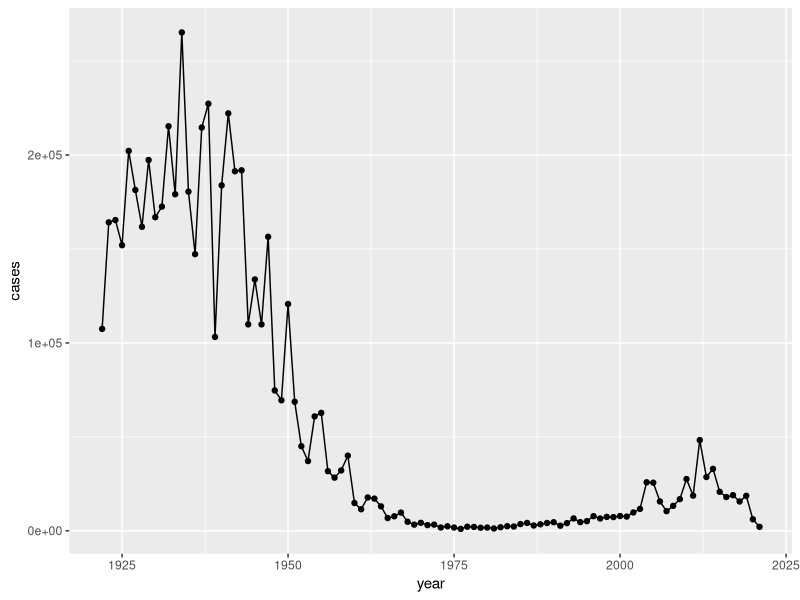
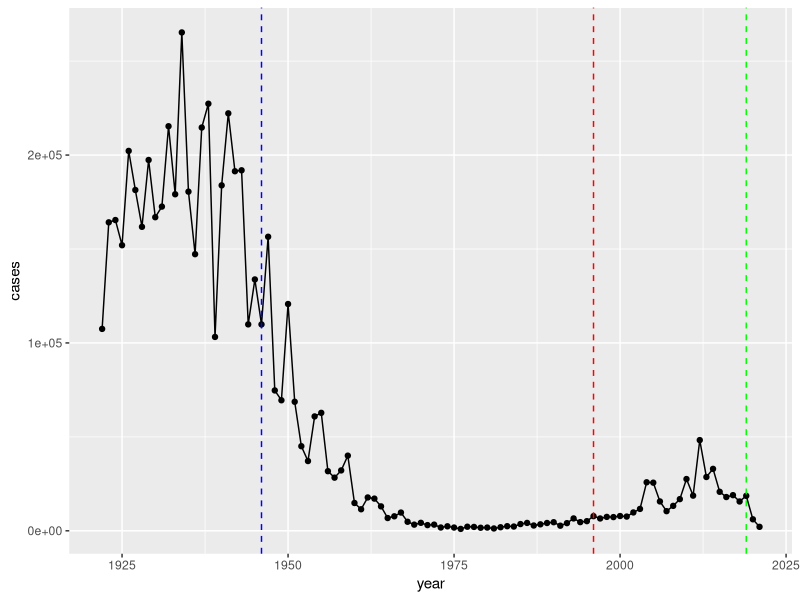

Generate these figures, in order, with R: (Note: this script raises an error after producing the figures.)
## ---- chunk 1
#/ echo=FALSE

cdc<-data.frame(year = c(1922L,1923L,1924L,1925L,1926L,
                                        1927L,1928L,1929L,1930L,1931L,1932L,
                                        1933L,1934L,1935L,1936L,1937L,1938L,
                                        1939L,1940L,1941L,1942L,1943L,
                                        1944L,1945L,1946L,1947L,1948L,1949L,
                                        1950L,1951L,1952L,1953L,1954L,1955L,
                                        1956L,1957L,1958L,1959L,1960L,
                                        1961L,1962L,1963L,1964L,1965L,1966L,
                                        1967L,1968L,1969L,1970L,1971L,1972L,
                                        1973L,1974L,1975L,1976L,1977L,1978L,
                                        1979L,1980L,1981L,1982L,1983L,
                                        1984L,1985L,1986L,1987L,1988L,1989L,
                                        1990L,1991L,1992L,1993L,1994L,1995L,
                                        1996L,1997L,1998L,1999L,2000L,
                                        2001L,2002L,2003L,2004L,2005L,2006L,
                                        2007L,2008L,2009L,2010L,2011L,2012L,
                                        2013L,2014L,2015L,2016L,2017L,2018L,
                                        2019L,2020L,2021L),
       cases = c(107473,164191,165418,152003,
                                        202210,181411,161799,197371,166914,
                                        172559,215343,179135,265269,180518,
                                        147237,214652,227319,103188,183866,
                                        222202,191383,191890,109873,133792,
                                        109860,156517,74715,69479,120718,68687,
                                        45030,37129,60886,62786,31732,28295,
                                        32148,40005,14809,11468,17749,
                                        17135,13005,6799,7717,9718,4810,3285,
                                        4249,3036,3287,1759,2402,1738,
                                        1010,2177,2063,1623,1730,1248,1895,
                                        2463,2276,3589,4195,2823,3450,4157,
                                        4570,2719,4083,6586,4617,5137,
                                        7796,6564,7405,7298,7867,7580,9771,
                                        11647,25827,25616,15632,10454,13278,
                                        16858,27550,18719,48277,28639,
                                        32971,20762,17972,18975,15609,18617,
                                        6124,2116)
     )
  
## ---- chunk 2
head(cdc)
## ---- chunk 3
library(ggplot2)
ggplot(cdc)+aes(year,cases)+geom_point()+geom_line()
## ---- chunk 4
library(ggplot2)
ggplot(cdc)+aes(year,cases)+geom_point()+geom_line()+geom_vline(xintercept=1946, linetype="dashed",col="blue")+geom_vline(xintercept = 1996, linetype="dashed",col="red")+geom_vline(xintercept = 2019,linetype="dashed", col="green")
## ---- chunk 5
# Allows us to read, write and process JSON data
library(jsonlite)
subject <- read_json("https://www.cmi-pb.org/api/subject", simplifyVector = TRUE) 
specimen <- read_json("https://www.cmi-pb.org/api/specimen", simplifyVector = TRUE)
titer<-read_json("https://www.cmi-pb.org/api/plasma_ab_titer", simplifyVector = TRUE)
## ---- chunk 6
head(subject)
## ---- chunk 7
head(specimen)
## ---- chunk 8
head(titer)
## ---- chunk 9
table(subject$infancy_vac)
## ---- chunk 10
table(subject$biological_sex)
## ---- chunk 11
table(subject$race, subject$biological_sex )
## ---- chunk 12
library(lubridate)
today()
## ---- chunk 13
time_length(today()-mdy("05-31-2002"),"years")
## ---- chunk 14
# Use todays date to calculate age in days
subject$age <- today() - ymd(subject$year_of_birth)
library(dplyr)

ap <- subject %>% filter(infancy_vac == "aP")

round( summary( time_length( ap$age, "years" ) ) )

wp <- subject %>% filter(infancy_vac == "wP")

round( summary( time_length( wp$age, "years" ) ) )
## ---- chunk 15
age_at_boost<-time_length(ymd(subject$date_of_boost) - ymd(subject$year_of_birth),"year")
age_at_boost
## ---- chunk 16
ggplot(subject) +
  aes(time_length(age, "year"),
      fill=as.factor(infancy_vac)) +
  geom_histogram(show.legend=FALSE) +
  facet_wrap(vars(infancy_vac), nrow=2) 

## ---- chunk 17
meta<-inner_join(specimen,subject)
head(meta)
## ---- chunk 18
head(titer)
## ---- chunk 19
abdata<-inner_join(titer,meta)
head(abdata)
## ---- chunk 20
table(abdata$isotype)
## ---- chunk 21
igg<-abdata %>% filter (isotype=="IgG")
head(igg)
## ---- chunk 22
ggplot(igg)+aes(MFI_normalised, antigen, col=infancy_vac)+geom_boxplot()
## ---- chunk 23
head(igg)
## ---- chunk 24
igg.pt<-igg %>% filter(antigen == "PT", dataset=="2021_dataset")
## ---- chunk 25
ggplot(igg.pt)+aes(planned_day_relative_to_boost,MFI_normalised,col=infancy_vac,group=subject_id)+geom_point()+geom_line()+geom_vline(xintercept = 0,linetype="dashed")+geom_vline(xintercept = 14,linetype="dashed")
